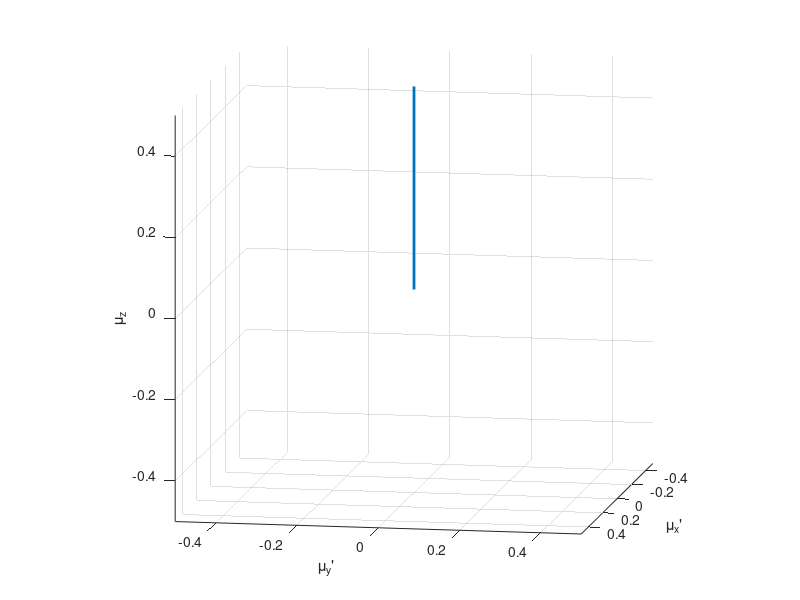

This chart was generated by the following MATLAB code: (Note: this script raises an error after producing the figure.)
clear all
close all
%Q4 part 2
%Inversion recovery in rotation frame
%Initial pi pulse along x' axis
% video = VideoSetup('Q4_part2');
% video.open();

mu=0.5;
theta=0;
phi=pi./2;
vecMu = mu*[cos(phi)*sin(theta) sin(phi)*sin(theta) cos(theta)]';
noOfSteps = 200;

B1=mu.*0.3.*[1 0 0];

h=figure;
h1=subplot(1,1,1)
hold on;
axis equal;
view(100, 10);
xlabel('\mu_x''');
ylabel('\mu_y''');
zlabel('\mu_z');
xlim([-0.5 0.5]);
ylim([-0.5 0.5]);
zlim([-0.5 0.5]);
grid on;

B0=[0 0 mu];
plot3([0 B0(1)], [0 B0(2)],...
     [0 B0(3)], 'Linestyle', '-', 'LineWidth', 2);
hold on
 

time_from_start=0;

 vecMu_up=[0 0 0];
%  VideoAddFrame(video, h);
 for i=0:noOfSteps-1
    time_from_start=1.*(i+1)./noOfSteps;
    theta=pi./(noOfSteps);
    [vecMu(1),vecMu(2),vecMu(3)]=x_rotation(vecMu(1),vecMu(2),vecMu(3),theta);
    
    h2 = plotSpin3_line_only(time_from_start,i, h1, vecMu,B1,vecMu_up);
    
    hold on
    
    pause(0.002);
%     VideoAddFrame(video, h);
    ClearLinesFromAxes(h2);
 end
 t_end_part_1=time_from_start;
 
%%
%Relaxation up z for time T1

theta=pi;
vecMu0=vecMu;

T1=10;
T2=5;
t=linspace(0,T1,noOfSteps);
relax_time1=T1;

B1=[0 0 0];

for i=0:noOfSteps-1
    
    time_from_start=t_end_part_1+((relax_time1).*(i+1))./noOfSteps;
    
    vecMu(3)=(vecMu0(3).*(exp(-t(i+1)./T1)))+mu.*(1-exp(-t(i+1)./T1)); 
    
    h2 = plotSpin3_line_only(time_from_start,i, h1, vecMu,B1,vecMu_up);
    
    pause(0.02);
%     VideoAddFrame(video, h);
    ClearLinesFromAxes(h2);

end
% plotSpin3_line_only(time_from_start,i, h1, vecMu,B1,vecMu_up);
t_end_part_2=time_from_start;

%%
% pi./2 pulse also along x' axis
noOfSteps=50;
B1=mu.*0.3.*[1 0 0];
theta=pi./(noOfSteps.*2);

for i=0:noOfSteps-1
     
    time_from_start=t_end_part_2+((0.5).*(i+1))./noOfSteps;
    
    [vecMu(1),vecMu(2),vecMu(3)]=x_rotation(vecMu(1),vecMu(2),vecMu(3),theta);
    
    h2 = plotSpin3_line_only(time_from_start,i, h1, vecMu,B1,vecMu_up);
    
    hold on
    
    pause(0.005);
%     VideoAddFrame(video, h);
    ClearLinesFromAxes(h2);
 end
B1=[0 0 0];
t_end_part_3=time_from_start;

%%
%Relaxation up along z
noOfSteps=200;
vecMu0=vecMu;
w=0;
relax_time2=3.*T1;
t=linspace(0,relax_time2,noOfSteps);

for i=0:noOfSteps-1
    
    time_from_start=t_end_part_3+((relax_time2).*(i+1))./noOfSteps;
    
    vecMu(1)=exp(-t(i+1)./T2).*((vecMu0(1).*cos(w.*t(i+1)))+(vecMu0(2).*sin(w.*t(i+1))));
    vecMu(2)=exp(-t(i+1)./T2).*((vecMu0(2).*cos(w.*t(i+1)))-(vecMu0(1).*sin(w.*t(i+1))));
    vecMu(3)=(vecMu0(3).*(exp(-t(i+1)./T1)))+mu.*(1-exp(-t(i+1)./T1));  
    
    h2 = plotSpin3_line_only(time_from_start,i, h1, vecMu,B1,vecMu_up);
    
    hold on
    
    pause(0.05);
%     VideoAddFrame(video, h);
    ClearLinesFromAxes(h2);

end
plotSpin3_line_only(time_from_start,i, h1, vecMu,B1,vecMu_up);
t_end_part_4=time_from_start;
% video.close();






